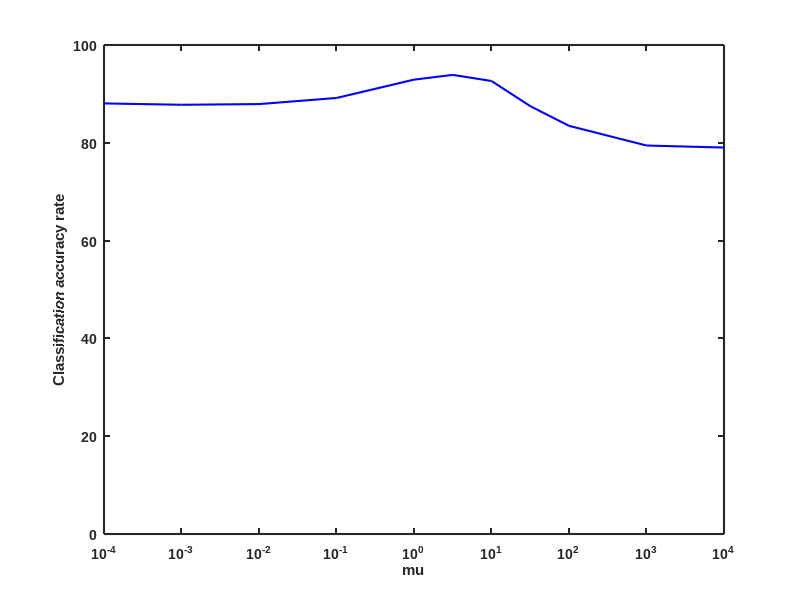

This chart was generated by the following MATLAB code: (Note: this script raises an error after producing the figure.)
clear;
clc;
x1=[0.0001,0.001,0.01,0.1,1,3.162,10,31.62,100,1000,10000]

y1=[88.0556,87.7778,87.9167,89.1667,92.9167,93.8889,92.6389,87.5,83.4722,79.4444,79.0278];

figure(1)

plot(x1,y1,'b-','LineWidth',1.5);

axis([0 10000 0 100])
set(gca,'xscale','log')
% set(gca, 'ylim', [0, 100])
% set(gca, 'xlim', [0, 1000])

xlabel('mu','FontName','Arial','FontSize',11,'FontWeight','Bold');
ylabel('Classification accuracy rate','FontName','Arial','FontSize',11,'FontWeight','Bold');

set(gca,'LineWidth', 1.5,'FontName','Arial','FontSize',10,'FontWeight','Bold')

%myzoom([0.22,0.18,0.42,0.2],[10,70,83,95])

export_fig coil_u.eps -painters -transparent
